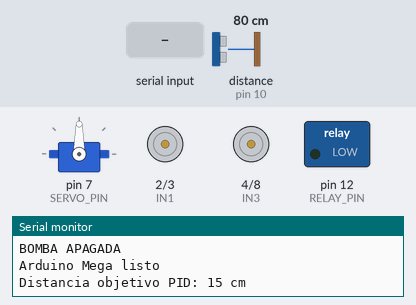
Bench run of a sketch on a simulated Arduino Leonardo, built with avr-gcc and run on an emulated ATmega32U4. Parts: servo, motor-driver pin pairs drawn as motors (green arrow = first pin HIGH = forward, orange = second pin HIGH = backward, longer = more drive, scaled by the enable pin), switched loads named in the sketch (green lamp = pin HIGH), the last lines printed to the serial monitor. The test bench sets the inputs (shaded band); at power-on: distance to the obstacle (sensor on pin 10) 80 cm. The echo pulse lasts 58.3 µs per cm; pins used as bus, display or sensor lines are not drawn.

Above: at 1.2 s.
1.3 s: "FIRE_DETECTED\n" received over Serial
At 3.08 s:
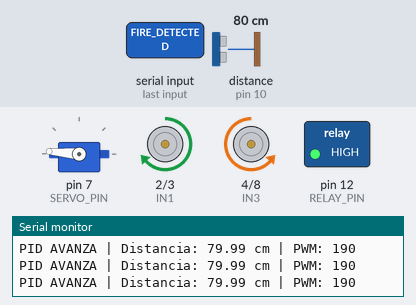
4.3 s: "FWD\n" received over the second serial link
At 4.68 s:
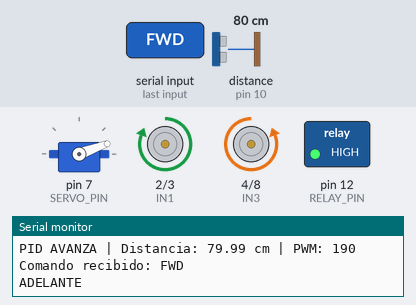
7.3 s: "BACK\n" received over Serial
At 7.68 s:
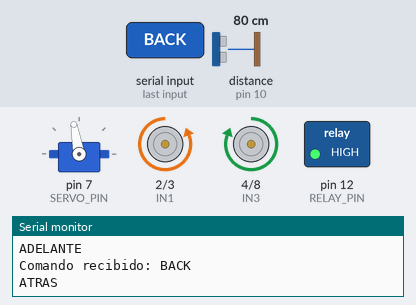
10.3 s: "LEFT\n" received over the second serial link
At 10.69 s:
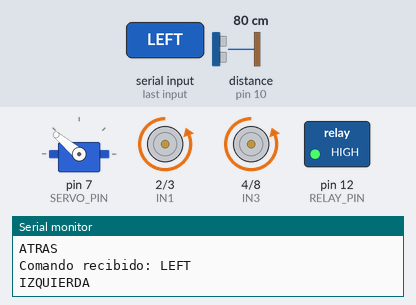
13.3 s: "RIGHT\n" received over Serial
At 13.69 s:
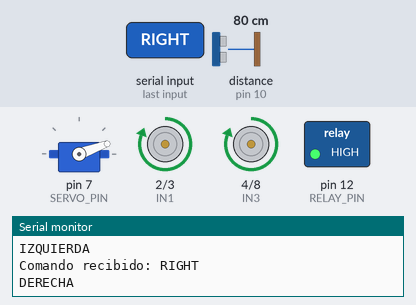
16.3 s: "STOP\n" received over the second serial link
At 17.01 s:
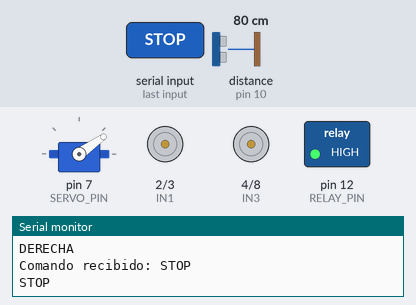
Timing chart, 0 to 66.8 s (numbered marks = the images above; inputs shaded):
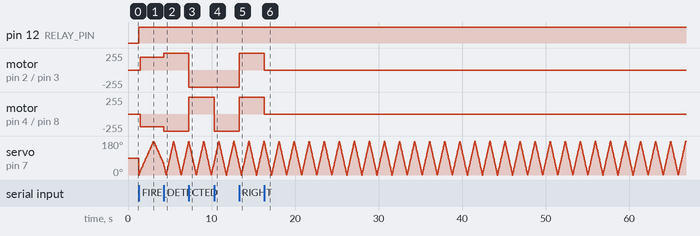

Measured:
- after the input at 1.3 s, pin 12 (RELAY_PIN): LOW → HIGH at once; motor on pin 2 (IN1) / pin 3 (IN2): stopped → forward 190/255 after 0.15 s; motor on pin 4 (IN3) / pin 8 (IN4): stopped → backward 190/255 after 0.15 s
- after the input at 4.3 s, motor on pin 2 (IN1) / pin 3 (IN2): forward 190/255 → forward 255/255 at once; motor on pin 4 (IN3) / pin 8 (IN4): backward 190/255 → backward 255/255 at once
- after the input at 7.3 s, motor on pin 2 (IN1) / pin 3 (IN2): forward 255/255 → backward 255/255 at once; motor on pin 4 (IN3) / pin 8 (IN4): backward 255/255 → forward 255/255 at once
- after the input at 10.3 s, motor on pin 4 (IN3) / pin 8 (IN4): forward 255/255 → backward 255/255 at once
- after the input at 13.3 s, motor on pin 2 (IN1) / pin 3 (IN2), motor on pin 4 (IN3) / pin 8 (IN4): backward 255/255 → forward 255/255 at once
- after the input at 16.3 s, motor on pin 2 (IN1) / pin 3 (IN2), motor on pin 4 (IN3) / pin 8 (IN4): forward 255/255 → stopped at once

The sketch:

pro5.ino
```cpp
#include <Servo.h>

#define UART_BAUD 115200

// L298N
#define ENA 5
#define ENB 6
#define IN1 2
#define IN2 3
#define IN3 4
#define IN4 8

// Servo
#define SERVO_PIN 7

// Relay bomba
#define RELAY_PIN 12

// Ultrasonico HC-SR04
#define TRIG_PIN 9
#define ECHO_PIN 10

int velocidad = 255;

// PID distancia
bool pidActive = false;
float targetDistance = 15.0; // cm

float Kp = 8.0;
float Ki = 0.0;
float Kd = 3.0;

float error = 0;
float lastError = 0;
float integral = 0;

unsigned long lastPidTime = 0;
const unsigned long PID_INTERVAL_MS = 100;

const float MIN_VALID_DISTANCE = 3.0;
const float MAX_VALID_DISTANCE = 120.0;
const int MIN_PWM = 80;
const int MAX_PWM = 190;
const float DEAD_ZONE_CM = 2.0;

Servo waterServo;

bool servoActive = false;
unsigned long lastServoMove = 0;

int servoAngle = 0;
int servoDirection = 1;

const unsigned long SERVO_INTERVAL_MS = 25;

void pumpOn() {
  digitalWrite(RELAY_PIN, HIGH);
  Serial.println("BOMBA ENCENDIDA");
}

void pumpOff() {
  digitalWrite(RELAY_PIN, LOW);
  Serial.println("BOMBA APAGADA");
}

void stopMotors() {
  analogWrite(ENA, 0);
  analogWrite(ENB, 0);

  digitalWrite(IN1, LOW);
  digitalWrite(IN2, LOW);
  digitalWrite(IN3, LOW);
  digitalWrite(IN4, LOW);

  Serial.println("STOP");
}

void motorsForward(int pwm) {
  pwm = constrain(pwm, 0, 255);

  // Motor A adelante
  digitalWrite(IN1, HIGH);
  digitalWrite(IN2, LOW);

  // Motor B adelante invertido
  digitalWrite(IN3, LOW);
  digitalWrite(IN4, HIGH);

  analogWrite(ENA, pwm);
  analogWrite(ENB, pwm);
}

void motorsBackward(int pwm) {
  pwm = constrain(pwm, 0, 255);

  // Motor A atras
  digitalWrite(IN1, LOW);
  digitalWrite(IN2, HIGH);

  // Motor B atras invertido
  digitalWrite(IN3, HIGH);
  digitalWrite(IN4, LOW);

  analogWrite(ENA, pwm);
  analogWrite(ENB, pwm);
}

void forward() {
  pidActive = false;
  motorsForward(velocidad);
  Serial.println("ADELANTE");
}

void backward() {
  pidActive = false;
  motorsBackward(velocidad);
  Serial.println("ATRAS");
}

void left() {
  pidActive = false;

  digitalWrite(IN1, LOW);
  digitalWrite(IN2, HIGH);

  digitalWrite(IN3, LOW);
  digitalWrite(IN4, HIGH);

  analogWrite(ENA, velocidad);
  analogWrite(ENB, velocidad);

  Serial.println("IZQUIERDA");
}

void right() {
  pidActive = false;

  digitalWrite(IN1, HIGH);
  digitalWrite(IN2, LOW);

  digitalWrite(IN3, HIGH);
  digitalWrite(IN4, LOW);

  analogWrite(ENA, velocidad);
  analogWrite(ENB, velocidad);

  Serial.println("DERECHA");
}

float readDistanceOnceCm() {
  digitalWrite(TRIG_PIN, LOW);
  delayMicroseconds(2);

  digitalWrite(TRIG_PIN, HIGH);
  delayMicroseconds(10);
  digitalWrite(TRIG_PIN, LOW);

  unsigned long duration = pulseIn(ECHO_PIN, HIGH, 30000);

  if (duration == 0) {
    return -1;
  }

  return duration * 0.0343 / 2.0;
}

float readDistanceCm() {
  float sum = 0;
  int validCount = 0;

  for (int i = 0; i < 5; i++) {
    float d = readDistanceOnceCm();

    if (d >= MIN_VALID_DISTANCE && d <= MAX_VALID_DISTANCE) {
      sum += d;
      validCount++;
    }

    delay(5);
  }

  if (validCount == 0) {
    return -1;
  }

  return sum / validCount;
}

void startServo() {
  if (!servoActive) {
    servoAngle = 0;
    servoDirection = 1;
    waterServo.write(servoAngle);
  }

  servoActive = true;
  lastServoMove = millis();

  Serial.println("SERVO ENCENDIDO");
}

void stopServo() {
  servoActive = false;
  waterServo.write(90);

  Serial.println("SERVO APAGADO");
}

void updateServo() {
  if (!servoActive) return;

  unsigned long now = millis();

  if (now - lastServoMove >= SERVO_INTERVAL_MS) {
    lastServoMove = now;

    waterServo.write(servoAngle);

    servoAngle += servoDirection * 5;

    if (servoAngle >= 180) {
      servoAngle = 180;
      servoDirection = -1;
    }

    if (servoAngle <= 0) {
      servoAngle = 0;
      servoDirection = 1;
    }
  }
}

void startPID() {
  pidActive = true;
  integral = 0;
  lastError = 0;
  lastPidTime = millis();

  Serial.println("PID DISTANCIA ACTIVADO");
}

void stopPID() {
  pidActive = false;
  stopMotors();

  Serial.println("PID DISTANCIA APAGADO");
}

void updatePID() {
  if (!pidActive) return;

  unsigned long now = millis();

  if (now - lastPidTime < PID_INTERVAL_MS) {
    return;
  }

  float dt = (now - lastPidTime) / 1000.0;
  lastPidTime = now;

  float distance = readDistanceCm();

  if (distance < 0) {
    stopMotors();
    Serial.println("PID: sin lectura valida");
    return;
  }

  error = distance - targetDistance;

  if (abs(error) <= DEAD_ZONE_CM) {
    integral = 0;
    stopMotors();
    Serial.print("PID OK | Distancia: ");
    Serial.println(distance);
    return;
  }

  integral += error * dt;
  integral = constrain(integral, -30, 30);

  float derivative = (error - lastError) / dt;
  lastError = error;

  float output = Kp * error + Ki * integral + Kd * derivative;
  int pwm = constrain(abs(output), MIN_PWM, MAX_PWM);

  if (error > 0) {
    motorsForward(pwm);
    Serial.print("PID AVANZA | Distancia: ");
    Serial.print(distance);
    Serial.print(" cm | PWM: ");
    Serial.println(pwm);
  } else {
    motorsBackward(pwm);
    Serial.print("PID RETROCEDE | Distancia: ");
    Serial.print(distance);
    Serial.print(" cm | PWM: ");
    Serial.println(pwm);
  }
}

void fireDetected() {
  startServo();
  pumpOn();
  startPID();

  Serial.println("FUEGO DETECTADO: SERVO + BOMBA + PID ACTIVADOS");
}

void fireCleared() {
  stopServo();
  pumpOff();
  stopPID();

  Serial.println("FUEGO LIMPIADO: SERVO + BOMBA + PID APAGADOS");
}

void handleCommand(String cmd) {
  cmd.trim();
  cmd.toUpperCase();

  Serial.print("Comando recibido: ");
  Serial.println(cmd);

  if (cmd == "FWD") {
    forward();
  }
  else if (cmd == "BACK") {
    backward();
  }
  else if (cmd == "LEFT") {
    left();
  }
  else if (cmd == "RIGHT") {
    right();
  }
  else if (cmd == "STOP") {
    pidActive = false;
    stopMotors();
  }
  else if (cmd == "FIRE_DETECTED") {
    fireDetected();
  }
  else if (cmd == "FIRE_CLEARED") {
    fireCleared();
  }
  else if (cmd == "SERVO_SWEEP_ON") {
    startServo();
  }
  else if (cmd == "SERVO_SWEEP_OFF") {
    stopServo();
  }
  else if (cmd == "PUMP_ON") {
    pumpOn();
  }
  else if (cmd == "PUMP_OFF") {
    pumpOff();
  }
  else {
    Serial.println("Comando no reconocido");
  }
}

void setup() {
  Serial.begin(9600);
  Serial1.begin(UART_BAUD);

  Serial.setTimeout(50);
  Serial1.setTimeout(50);

  pinMode(ENA, OUTPUT);
  pinMode(ENB, OUTPUT);

  pinMode(IN1, OUTPUT);
  pinMode(IN2, OUTPUT);
  pinMode(IN3, OUTPUT);
  pinMode(IN4, OUTPUT);

  pinMode(RELAY_PIN, OUTPUT);
  digitalWrite(RELAY_PIN, LOW);

  pinMode(TRIG_PIN, OUTPUT);
  pinMode(ECHO_PIN, INPUT);

  waterServo.attach(SERVO_PIN);
  waterServo.write(90);

  stopMotors();
  pumpOff();

  Serial.println("Arduino Mega listo");
  Serial.println("Distancia objetivo PID: 15 cm");
}

void loop() {
  if (Serial1.available()) {
    String cmd = Serial1.readStringUntil('\n');
    handleCommand(cmd);
  }

  if (Serial.available()) {
    String cmd = Serial.readStringUntil('\n');
    handleCommand(cmd);
  }

  updateServo();
  updatePID();
}
```
